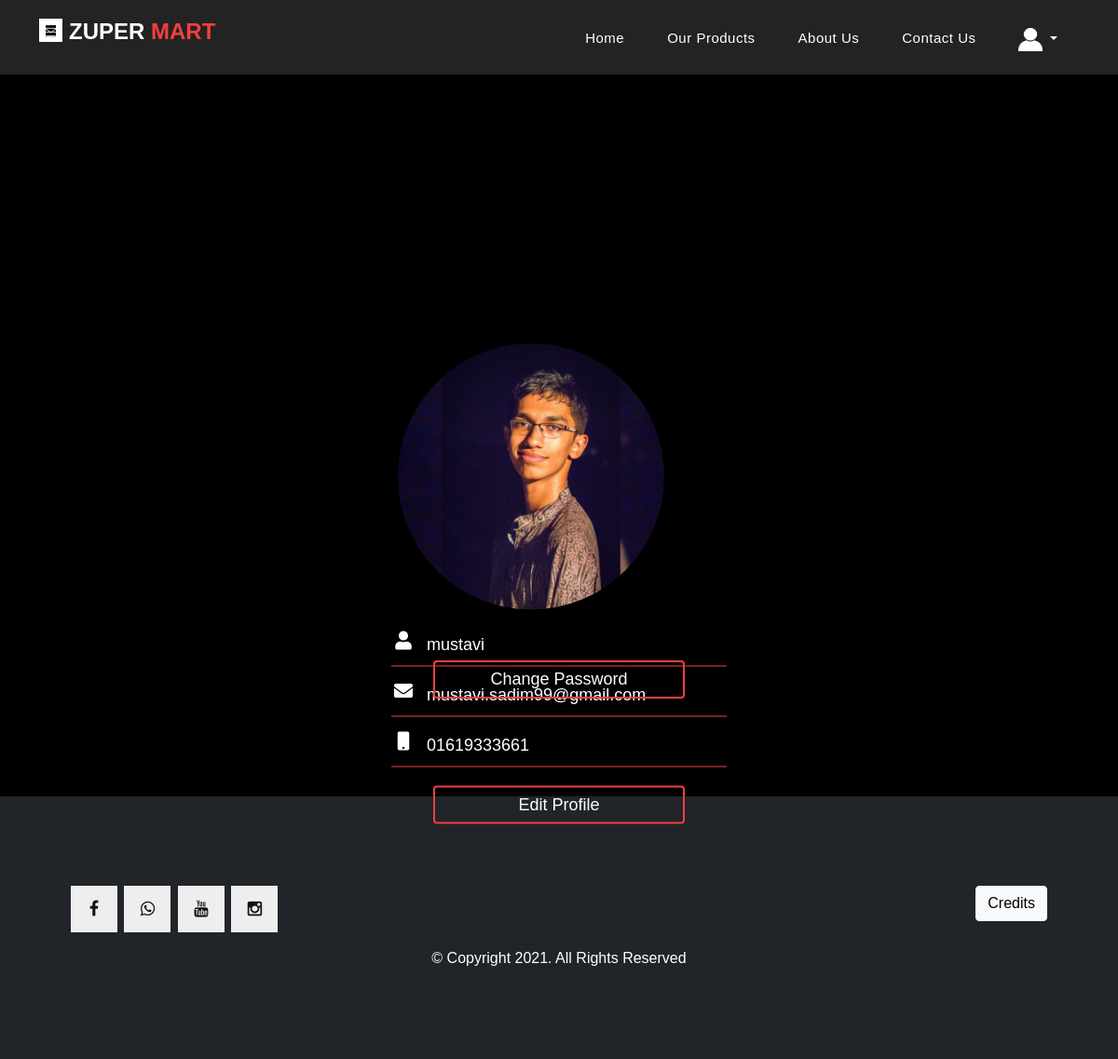
/php/zupermart/user-profile.php (signed in), run on the app's committed database.
### tables this page shows
CREATE TABLE `customers` (
  `CID` int(11) NOT NULL,
  `UserName` varchar(255) NOT NULL,
  `Email` varchar(255) NOT NULL,
  `Password` text NOT NULL,
  `Phone` varchar(255) NOT NULL,
  `Adress` int(11) DEFAULT NULL,
  `ImageURL` varchar(255) NOT NULL,
  `Status` int(11) NOT NULL DEFAULT 0,
  `ActivationCode` int(11) DEFAULT NULL,
  `CreatedDate` datetime NOT NULL
);

### php/zupermart/user-profile.php (the view, shortened to what this page needs)
<?php
include "connection_open.php";
global $i;
global $userproimg;
?>
    <?php
if (isset($_GET["edit"])) {
    $i = 1;
} else {
    $i = 0;
}
    ?><script>
<!doctype html>
<html lang="en">
<head>
    <link href="css/bootstrap.min.css" rel="stylesheet">
    <link rel="stylesheet" href="css/templatemo-sixteen.css">
    <link rel="stylesheet" href="css/style.css?version=1">
    <link rel="stylesheet" href="css/userProfile.css?version=2">
    <link rel="stylesheet" href="css/fontawesome.css">
</head>
<body onload="profile(<?php echo $i ?>)">
    <header class="sticky-md-top">
        <nav class="navbar navbar-expand-lg">
            <div class="container">
                <a class="navbar-brand" href="index.php"><img src="images/brand.png">
                    <h2>Zuper <em>Mart</em></h2>
                </a>
                <div class="collapse navbar-collapse" id="navbarResponsive">
                    <ul class="navbar-nav ms-auto mb-2 mb-lg-0">
                        <li class="nav-item">
                            <a class="nav-link" href="index.php">Home
                            </a>
                        </li>
                        <li class="nav-item s">
                            <a class="nav-link" href="products.php">Our Products</a>
                        </li>
                        <li class="nav-item">
                            <a class="nav-link " href="about.php">About Us</a>
                        </li>
                        <li class="nav-item">
                            <a class="nav-link" href="contact.php">Contact Us</a>
                        </li>
                        <li class="nav-item dropdown">
                            <a class="nav-link dropdown-toggle" href="#" id="navbarDropdown" role="button" data-bs-toggle="dropdown" aria-expanded="false">
                                <img style="max-height:25px" src="images/account.png">
                            </a>
                        </li>
                    </ul>
                </div>
            </div>
        </nav>
    </header>
    <div class="empty"></div>
    <div class="Container">
        <div class="matrix">
            <div class="UserDetails col-lg-12 col-sm-6">
                <form action="" method="POST" enctype="multipart/form-data">
                    <?php
                    $currentUserId = $_SESSION['userID'];
                    $sql = "SELECT * FROM customers WHERE CID=$currentUserId";
                    $resultUser = mysqli_query($link, $sql);
                    if ($resultUser) {
                        if (mysqli_num_rows($resultUser) > 0) {
                            while ($row = mysqli_fetch_assoc($resultUser)) {
                                if (empty($row["ImageURL"])) {
                                    $userproimg = 'images/users/default.png';
                                } else {
                                    $userproimg = $row["ImageURL"];
                                }
                    ?>
                                <div class="col-md-6 col-lg-10 userImage" id="userImage">
                                    <img src="<?php echo $userproimg ?>" class="img-fluid rounded-circle" alt="user image" id="userphoto">
                                </div>
                                <div class="textbox">
                                    <i class="fas fa-user"></i>
                                    <input type="text" id="prousername" name="newname" value="<?php echo $row["UserName"] ?>" placeholder="Enter Your Name" required>
                                </div>
                                <div class="textbox">
                                    <i class="fas fa-envelope"></i>
                                    <input type="email" id="proemail" name="newemail" value="<?php echo $row["Email"] ?>" placeholder="Enter Your Email" required>
                                </div>
                                <div class="textbox">
                                    <i class="fas fa-mobile"></i>
                                    <input type="text" id="prophoneNumber" name="newphone" value="<?php echo $row["Phone"] ?>" placeholder="Enter Your Phone Number" required>
                                </div>
                                <div class="editButton">
                                    <div class="col-md-9">
                                        <input type="button" id="EditProfile" onclick="return editProfile();" class="btn" value="Edit Profile">
                                    </div>
                                </div>
                </form>
    <?php
                            }
                        }
                    }
    ?>
            </div>
            <div class="editButton solobutton col-lg-12 col-sm-6">
                <div class="col-md-9">
                    <input type="button" class="btn" value="Change Password" data-bs-toggle="modal" data-bs-target="#cpModal">
                </div>
            </div>
        </div>
    </div>
    <?php
    include "footer.php";
    ?>
</body>
</html>

### php/zupermart/css/templatemo-sixteen.css (style rules this page uses)
body { font-family: 'Poppins', sans-serif; overflow-x: hidden; text-rendering: optimizeLegibility; -webkit-font-smoothing: antialiased; -moz-osx-font-smoothing: grayscale; }
a { text-decoration: none!important; }
ul { padding: 0; margin: 0; list-style: none; }
h1,h2,h3,h4,h5,h6 { margin: 0px; }
header { position: absolute; z-index: 99999; width: 100%; height: 80px; background-color: #232323; -webkit-transition: all 0.3s ease-in-out 0s; -moz-transition: all 0.3s ease-in-out 0s; -o-transition: all 0.3s ease-in-out 0s; transition: all 0.3s ease-in-out 0s; }
header .navbar { padding: 17px 0px; }
.navbar .navbar-brand { float: left; margin-top: -12px; outline: none; }
.navbar .navbar-brand h2 { color: #fff; text-transform: uppercase; font-size: 24px; font-weight: 700; -webkit-transition: all .3s ease 0s; -moz-transition: all .3s ease 0s; -o-transition: all .3s ease 0s; transition: all .3s ease 0s; }
.navbar .navbar-brand h2 em { font-style: normal; color: #f33f3f; }
#navbarResponsive { z-index: 999; }
.navbar-collapse { text-align: center; }
.navbar .navbar-nav .nav-item { margin: 0px 15px; }
.navbar .navbar-nav a.nav-link { text-transform: capitalize; font-size: 15px; font-weight: 500; letter-spacing: 0.5px; color: #fff; transition: all 0.5s; margin-top: 5px; }

### php/zupermart/css/style.css (style rules this page uses)
body { margin: 0; padding: 0; }
.navbar-brand img { max-height: 25px; float: left; margin-right: 7px; }
#navbarDropdown img { background-color: #232323; }

### php/zupermart/css/userProfile.css (style rules this page uses)
body { margin: 0; padding: 0; font-family: sans-serif; background-color: black; }
.empty { height: 600px; }
.UserDetails { margin-top: 60px; width: 360px; position: absolute; top: 50%; left: 50%; transform: translate(-50%,-50%); color: white; }
.UserDetails .userImage { display: flex; justify-content: center; padding: 7px; position: relative; }
.UserDetails .textbox, .cpmodal .modal-dialog .modal-content .textbox { width: 100%; overflow: hidden; font-size: 20px; padding: 8px 0; margin: 8px 0; border-bottom: 1px solid #f33f3f; }
.UserDetails .textbox i, .cpmodal .modal-dialog .modal-content .textbox i { width: 26px; float: left; text-align: center; }
.UserDetails .textbox input { border: none; outline: none; background: none; color: white; font-size: 18px; width: 80%; margin: 0 10px; float: left; display: inline-flex; }
.UserDetails .editButton { display: flex; justify-content: center; }
.UserDetails .btn,.solobutton .btn { width: 100%; background: none; border: 2px solid #f33f3f; color: white; padding: 5px; font-size: 18px; cursor: pointer; margin: 12px 0; }
.solobutton { display: flex; justify-content: center; margin-top: 30px; margin-bottom: 80px; width: 360px; position: relative; top: 89%; left: 50%; transform: translate(-50%,-20%); color: white; }

### data on the page
customers: ImageURL (picture), newname "mustavi", newemail "mustavi.sadim99@gmail.com", newphone "01619333661"
